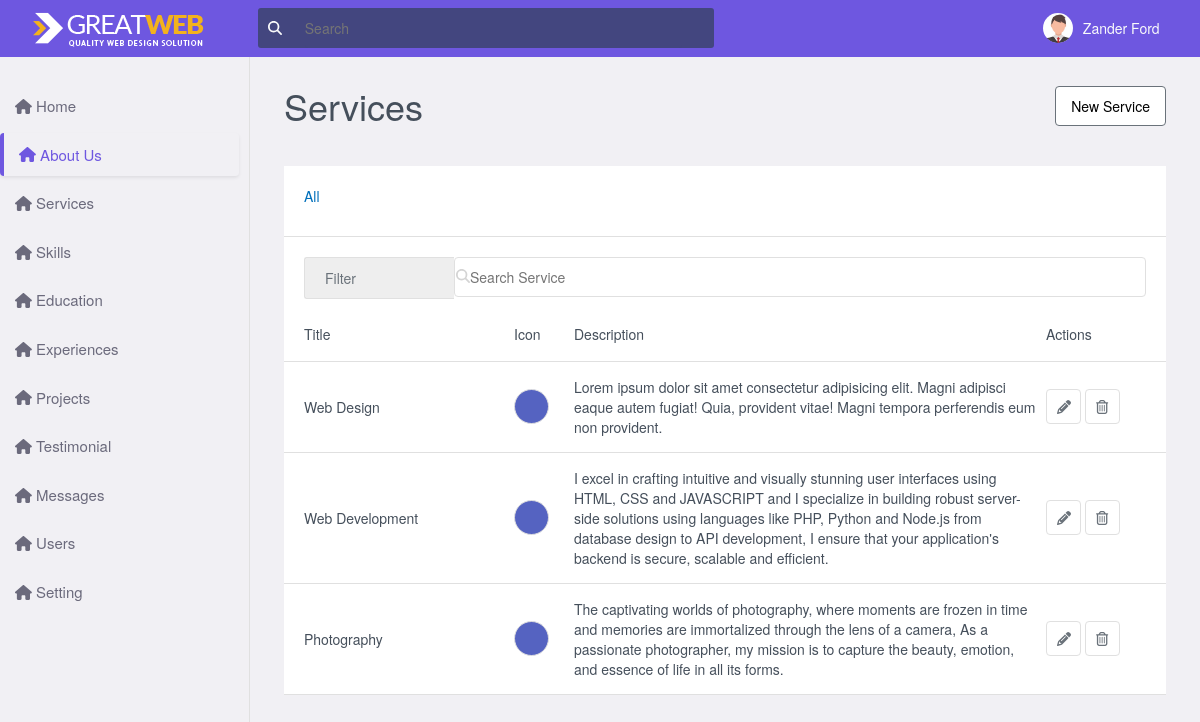
The app's page /admin/service.php with its own data.
### tables this page shows
CREATE TABLE `service` (
  `s_id` int(10) NOT NULL,
  `s_name` varchar(100) DEFAULT NULL,
  `s_icon` varchar(100) DEFAULT NULL,
  `s_description` text DEFAULT NULL
);

### admin/service.php (the view, shortened to what this page needs)
<!DOCTYPE html>
    <html lang="en">
    <?php
    include "include/header.php";
    ?>
    <body>
        <?php
        include "include/menu.php";
        ?>
        <main class="main">
            <div class="main__sideNav"></div>
            <div class="main__content">
            <section class="services section" id="services">
                <div class="services_container">
                    <div class="titlebar">
                        <div class="titlebar_item">
                            <h1>Services</h1>
                        </div>
                        <div class="titlebar_item">
                            <div class="btn btn__open--modal">
                                New Service
                            </div>
                        </div>
                    </div>
                    <div class="table">
                        <div class="table_filter">
                            <div>
                                <ul class="table_filter-list">
                                    <li>
                                        <p class="table_filter-link table_filter-link--active">
                                            All
                                        </p>
                                    </li>
                                </ul>
                            </div>
                        </div>
                        <div class="table_search">
                            <div class="table_search-wrapper">
                                <select class="table_search-select" name="" id="">
                                    <option value="">Filter</option>
                                </select>
                            </div>
                            <div class="relative">
                                <i class="table_search-input--icon fas fa-search "></i>
                                <input class="table_search--input" type="text" placeholder="Search Service">
                            </div>
                        </div>
                        <div class="service_table-heading">
                            <p>Title</p>
                            <p>Icon</p>
                            <p>Description</p>
                            <p>Actions</p>
                        </div>
                        <?php
                        include "include/connection.php";
                        $sel=mysqli_query($con, "SELECT * FROM service");
                        if(mysqli_num_rows($sel)>0){
                            while($rows=mysqli_fetch_array($sel)){
                                ?>
                                <div class="service_table-items">
                            <p><?php echo $rows['s_name']; ?></p>
                            <button class="service_table-icon">
                            </button>
                            <p><?php echo $rows['s_description']; ?>
                            </p>
                            <div>
                            <a href="serviceUpdate.php?sid=<? echo $_SESSION['sid']; ?>"><button class="btn-icon success">
                                    <i class="fas fa-pencil-alt"></i>
                                </button>
                                </a>
                                <button class="btn-icon danger" >
                                    <i class="far fa-trash-alt"></i>
                                </button>
                            </div>
                        </div>
                                <?php
                            }
                        }else{
                            echo "Data not found";
                        }
                        ?>
                    </div>
                </div>
            </section>
        </main>
    </body>
</html>

### admin/assets/css/styles.css (style rules this page uses)
:root { --hue-color: 246; --first-color:rgb(69, 79, 91); --body-color: hsl(var(--hue-color), 14.3%, 95%); --border-right: #e0e0e0; --text-color: hsl(var(--hue-color), 8%, 45%); --body-font: 'Poppins', sans-serif; }
html { -webkit-box-sizing: border-box; box-sizing: border-box; font-family: -apple-system, BlinkMacSystemFont, 'Segoe UI', Roboto, Oxygen, Ubuntu, Cantarell, 'Open Sans', 'Helvetica Neue', sans-serif; font-size: 14px; }
* { margin: 0; padding: 0; border: 0; appearance: none; text-decoration: none; list-style: none; box-sizing: border-box; box-sizing: inherit; }
h1, h2, h3, h4, h5, h6,p,a { color: #454f5b; }
body { height: calc(100vh - 100px); width: 100%; color: var(--text-color); background: var(--body-color); font-size: var(--body-font); box-sizing: inherit; }
main { display: grid; grid-template-columns: 250px 1fr; margin: 0; padding: 0; }
.main__sideNav { padding: 2rem; margin: 4rem 0; height: 100%; z-index: -99; }
.main__content { margin: 4rem 1rem; }
.titlebar { display:flex; justify-content:space-between; align-items: center; }
.titlebar_item,h1,button { margin-top: 10px; margin-bottom: 10px; }
.btn { border:1px solid #6a727a; padding: 9px 15px; border-radius: 4px; background: #FFF; color: black; cursor: pointer; }
.btn-icon { border: 1px solid #e0e0e0; background: none; width: 35px; height: 35px; border-radius: 4px; color: #6a727a; cursor: pointer; }
.titlebar { display:flex; justify-content:space-between; align-items: center; margin-top: 10px; }
.table { background: #FFF; margin-top: 20px; margin-bottom: 30px; }
.table_filter { border-bottom: 1px solid #e0e0e0; padding: 10px 20px; margin-bottom: 20px; }
.table_filter-list { display: flex; justify-content: flex-start; list-style: none; }
.table_filter-link { margin-right: 1rem; }
.table_filter-link--active { color: #006fbb; font-weight: 500; }
ul { list-style: none; }
.table_search { padding: 0 20px; display: grid; grid-template-columns: minmax(150px, auto) minmax(180px, 1fr); }
.table_search-wrapper { position: relative; }
.table_search-select { appearance: none; background: #eeeeee; color: #6a727a; width: 100%; border: none; border-top: 1px solid #e0e0e0; border-left: 1px solid #e0e0e0; border-bottom: 1px solid #e0e0e0; border-top-left-radius: 3px; border-bottom-left-radius: 3px; padding-top: 10px; padding-bottom: 10px; padding-left: 20px; padding-right: 20px; }
.relative { position: relative; }
.table_search-input--icon { top: 12px; left: 2px; color: #d4d4d4; position: absolute; }
.card,p { margin-top: 10px; margin-bottom: 10px; }
.card,input { padding: 9px 15px; border: 1px solid #e0e0e0; border-radius: 4px; width: 100%; }
.services_container { margin-top: 1rem; margin: 0 auto; padding: 0 20px; }
.service_table-heading { padding: 0 20px; gap: 10px; display: grid; grid-template-columns: 200px 50px 1fr 100px; color: #808891; font-size: 14px; font-weight: 500; border-bottom: 1px solid #e0e0e0; padding-bottom: 0.5rem; margin-top: 15px; }
.service_table-items { padding: 5px 20px !important; gap: 10px; display: grid; grid-template-columns: 200px 50px 1fr 100px; align-items: center; border-bottom: 1px solid #e0e0e0; padding: 0.6rem 0; }
.service_table-icon { background: #5563c1; color: #FFF; width: 35px; height: 35px; border-radius: 50px; align-items: center; border: 1px solid #e0e0e0; }

### records on screen
service: s_name "Web Design", s_description "Lorem ipsum dolor sit amet consectetur adipisicing elit. Magni adipisci eaque autem fugiat! Quia, provident vitae! Magni tempora perferendis eum non provident."
service: s_name "Web Development", s_description "I excel in crafting intuitive and visually stunning user interfaces using HTML, CSS and JAVASCRIPT and I specialize in building robust server-side solutions using languages like PHP, Python and Node.js from database design to API development, I ensure that your application's backend is secure, scalable and efficient."
service: s_name "Photography", s_description "The captivating worlds of photography, where moments are frozen in time and memories are immortalized through the lens of a camera, As a passionate photographer, my mission is to capture the beauty, emotion, and essence of life in all its forms."
